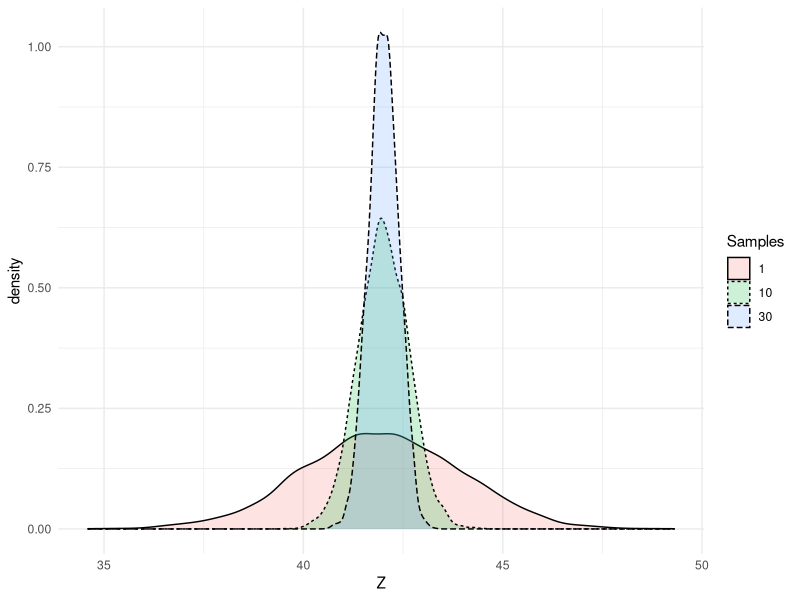
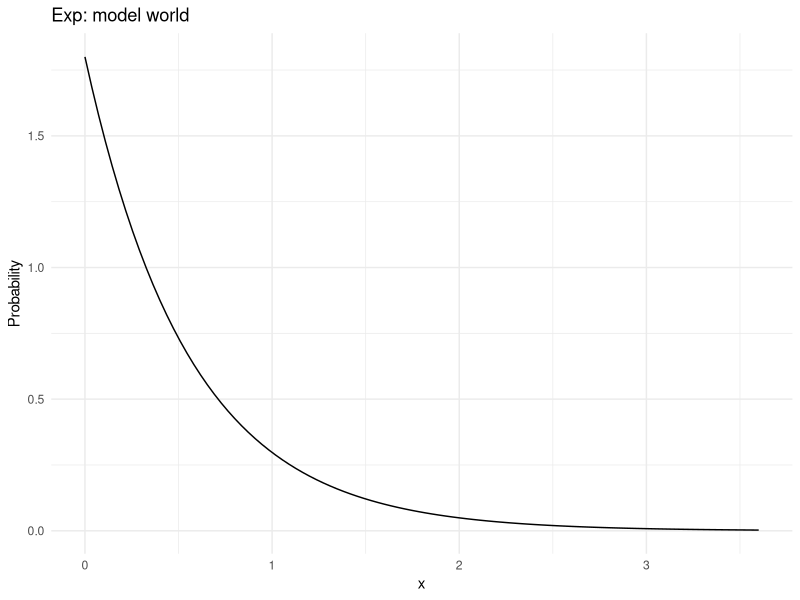
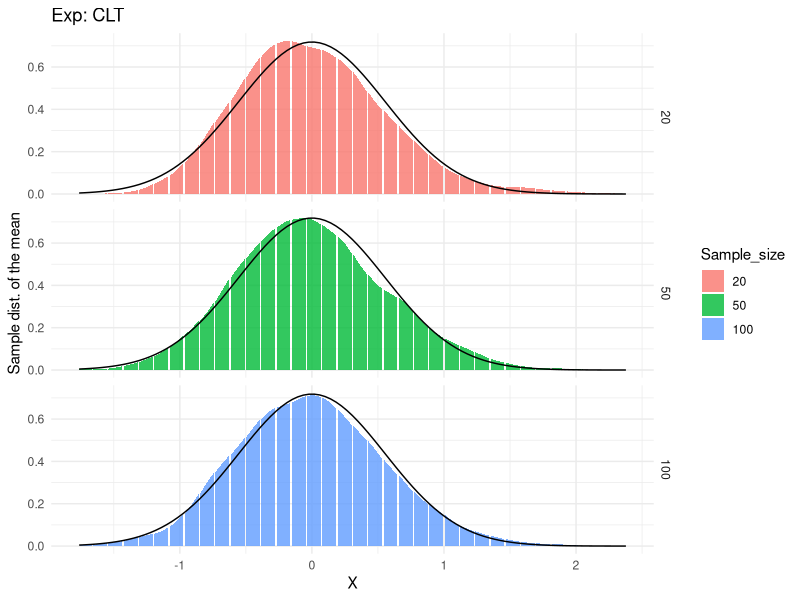

These figures' R source, in order:
## ---- chunk 1
knitr::opts_chunk$set(echo = TRUE)
library(tidyverse)
#library(ggthemes)
## ---- chunk 2
true_mu <- 42
Zbar <- function(n) mean(rnorm(n, mean = true_mu, sd = 2))
df <- data.frame(Z = c(rnorm(5000, mean = true_mu, sd = 2),
                       replicate(5000, Zbar(10)),
                       replicate(5000, Zbar(30))),
                 Samples = factor(c(rep(1, 5000), rep(10, 5000), rep(30, 5000))))
ggplot(df, aes(Z, fill = Samples, linetype = Samples)) + geom_density(alpha = .2) + theme_minimal()
## ---- chunk 3
# True parameters, try changing them
rate = 1.8
# Don't change this
true_mu = 1/rate
true_var = 1/rate^2
X <- seq(from = 0, to = 2*rate, length.out = 100)
ggplot(data.frame(x=X, Probability=dexp(X, rate)), aes(x, Probability)) + 
  geom_line() + theme_minimal() + ggtitle("Exp: model world")
## ---- chunk 4
Xbar <- function(n) sqrt(n) * (mean(rexp(n, rate)) - true_mu)
df <- data.frame(X = c(replicate(5000, Xbar(20)),
                       replicate(5000, Xbar(50)),
                       replicate(5000, Xbar(100))),
                 Sample_size = factor(c(rep(20, 5000),
                                        rep(50, 5000),
                                        rep(100, 5000))))
ggplot(df, aes(X, fill = Sample_size)) + 
  geom_bar(alpha = .8, stat = "density", position = "identity") + 
  theme_minimal() + ylab("Sample dist. of the mean") + theme_minimal() +
  stat_function(fun = dnorm, args = list(sd = sqrt(true_var))) +
  facet_grid(Sample_size~.) + ggtitle("Exp: CLT") 
